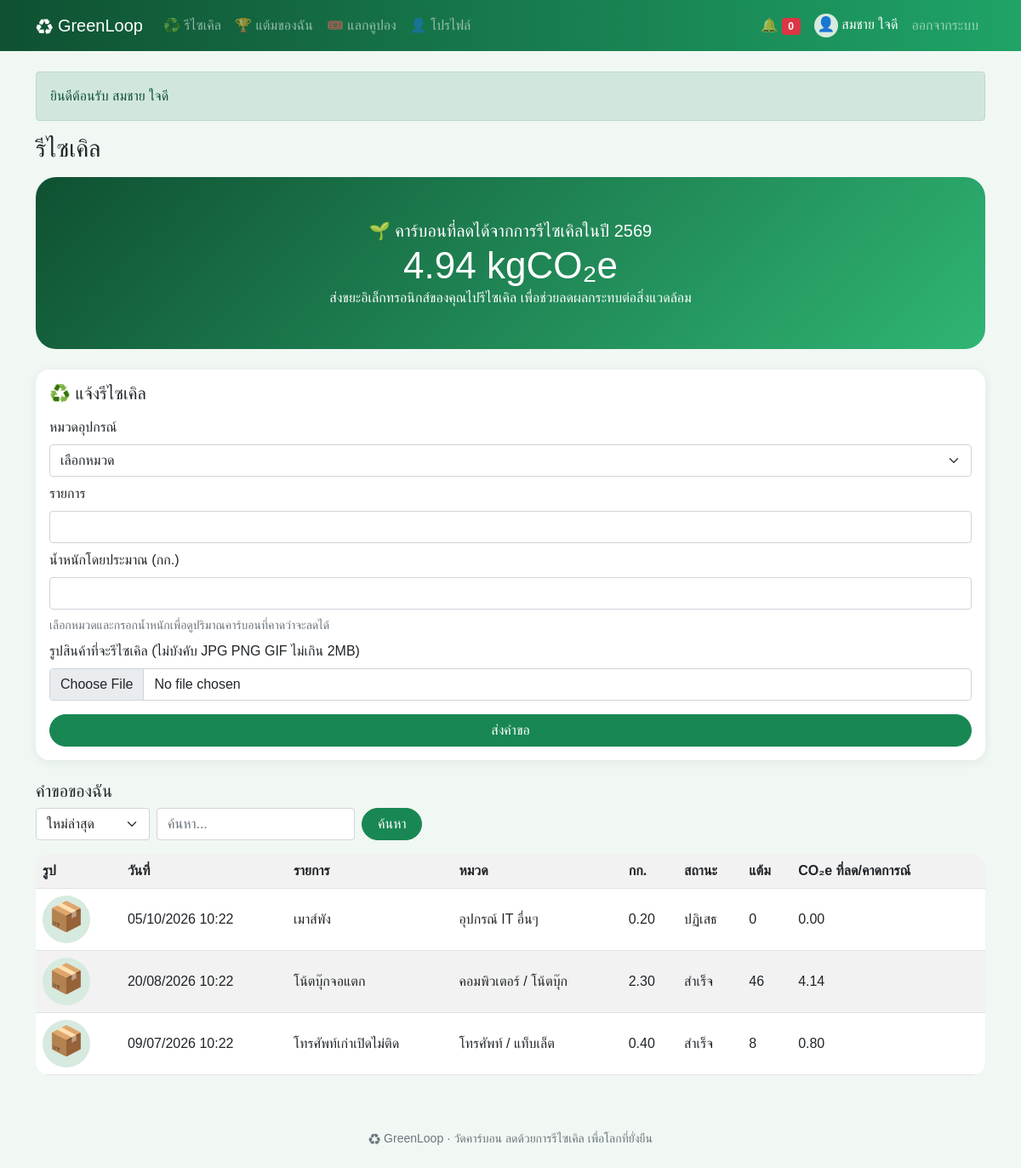
The app's page /recycle.php (signed in) with its own data.
### tables this page shows
CREATE TABLE users (
    id INT AUTO_INCREMENT PRIMARY KEY,
    name VARCHAR(100) NOT NULL,
    email VARCHAR(100) NOT NULL UNIQUE,
    phone VARCHAR(10) NOT NULL,
    avatar VARCHAR(50) NOT NULL DEFAULT '' COMMENT 'ชื่อไฟล์รูปโปรไฟล์ใน uploads/',
    password VARCHAR(255) NOT NULL,
    question VARCHAR(100) NOT NULL COMMENT 'คำถามกันลืมรหัสผ่านที่สมาชิกเลือก',
    answer VARCHAR(255) NOT NULL COMMENT 'คำตอบกันลืมรหัสผ่าน (เข้ารหัส)',
    role ENUM('user','admin') NOT NULL DEFAULT 'user',
    status ENUM('active','suspended') NOT NULL DEFAULT 'active',
    points INT NOT NULL DEFAULT 0,
    created_at DATETIME NOT NULL DEFAULT CURRENT_TIMESTAMP
);

CREATE TABLE recycles (
    id INT AUTO_INCREMENT PRIMARY KEY,
    user_id INT NOT NULL,
    category_id INT NOT NULL,
    item_name VARCHAR(150) NOT NULL,
    weight_kg DECIMAL(6,2) NOT NULL,
    image VARCHAR(50) NOT NULL DEFAULT '' COMMENT 'ชื่อไฟล์รูปสินค้าใน uploads/',
    status ENUM('pending','done','rejected') NOT NULL DEFAULT 'pending',
    points INT NOT NULL DEFAULT 0,
    co2_kg DECIMAL(8,2) NOT NULL DEFAULT 0,
    created_at DATETIME NOT NULL DEFAULT CURRENT_TIMESTAMP,
    FOREIGN KEY (user_id) REFERENCES users (id) ON DELETE CASCADE,
    FOREIGN KEY (category_id) REFERENCES categories (id)
);

CREATE TABLE categories (
    id INT AUTO_INCREMENT PRIMARY KEY,
    name VARCHAR(100) NOT NULL,
    co2_per_kg DECIMAL(6,2) NOT NULL
);

### recycle.php (the view, shortened to what this page needs)
<?php
require 'init.php';
$u = need_login();
$sort = g('sort') == 'weight' ? 'r.weight_kg DESC' : 'r.id DESC';
$rows = all("SELECT r.*, c.name AS category, c.co2_per_kg FROM recycles r JOIN categories c ON c.id = r.category_id
    WHERE r.user_id = ? AND r.item_name LIKE ? ORDER BY $sort", [$u['id'], like()]);
$year = date('Y');
$saved = val("SELECT COALESCE(SUM(co2_kg), 0) FROM recycles WHERE user_id = ? AND status = 'done' AND YEAR(created_at) = ?", [$u['id'], $year]);
head('รีไซเคิล');
?>
<div class="hero text-center mb-4">
  <p class="lead mb-0">🌱 คาร์บอนที่ลดได้จากการรีไซเคิลในปี <?= $year + 543 ?></p>
  <div class="big"><?= number_format($saved, 2) ?> kgCO₂e</div>
  <p class="mb-0">ส่งขยะอิเล็กทรอนิกส์ของคุณไปรีไซเคิล เพื่อช่วยลดผลกระทบต่อสิ่งแวดล้อม</p>
</div>
<form method="post" enctype="multipart/form-data" class="card card-body mb-4">
  <h5 id="recycle-form">♻️ แจ้งรีไซเคิล</h5>
  <label class="form-label mt-2">หมวดอุปกรณ์</label>
  <select class="form-select" id="recycle-category" name="category_id" required>
    <option value="">เลือกหมวด</option>
  </select>
  <?php input('รายการ', 'item_name', 'text', '', 'required minlength="3"') ?>
  <div id="recycle-estimate" class="form-text mt-2" aria-live="polite">เลือกหมวดและกรอกน้ำหนักเพื่อดูปริมาณคาร์บอนที่คาดว่าจะลดได้</div>
  <button class="btn btn-success mt-3">ส่งคำขอ</button>
</form>
<h5>คำขอของฉัน</h5>
<?php search('<select class="form-select w-auto" name="sort"><option value="">ใหม่ล่าสุด</option><option value="weight"' . (g('sort') == 'weight' ? ' selected' : '') . '>น้ำหนักมากสุด</option></select>') ?>
<div class="table-responsive">
<table class="table table-striped bg-white align-middle">
  <tr><th>รูป</th><th>วันที่</th><th>รายการ</th><th>หมวด</th><th>กก.</th><th>สถานะ</th><th>แต้ม</th><th>CO₂e ที่ลด/คาดการณ์</th><th></th></tr>
  <?php foreach ($rows as $r): ?>
    <tr>
      <td><?= pic($r['image'], 56, '📦', true) ?></td><td><?= dt($r['created_at']) ?></td><td><?= e($r['item_name']) ?></td><td><?= e($r['category']) ?></td>
      <td><?= $r['weight_kg'] ?></td><td><?= STATUS[$r['status']] ?></td><td><?= $r['points'] ?></td><td><?= $r['status'] == 'pending' ? number_format($r['weight_kg'] * $r['co2_per_kg'], 2) . ' (ประมาณ)' : $r['co2_kg'] ?></td>
      <td><?php if ($r['status'] == 'pending'): ?>
      <?php endif; ?></td>
    </tr>
  <?php endforeach; ?>
</table>
</div>
<?php foot() ?>

### init.php (shortened to what this page needs)
<?php
$db = new PDO('mysql:host=localhost;dbname=greenloop;charset=utf8mb4', 'root', '');
$db->setAttribute(PDO::ATTR_ERRMODE, PDO::ERRMODE_EXCEPTION);
$db->setAttribute(PDO::ATTR_DEFAULT_FETCH_MODE, PDO::FETCH_ASSOC);
function q($sql, $p = [])
{
    global $db;
    $s = $db->prepare($sql);
    $s->execute($p);
    return $s;
}
function all($sql, $p = []) { return q($sql, $p)->fetchAll(); }
function one($sql, $p = []) { return q($sql, $p)->fetch(); }
function val($sql, $p = []) { return q($sql, $p)->fetchColumn(); }
function e($s) { return htmlspecialchars($s ?? '', ENT_QUOTES); }
function g($k, $d = '') { return trim($_GET[$k] ?? $d); }
function like() { return '%' . g('q') . '%'; }
function dt($s) { return $s ? date('d/m/Y H:i', strtotime($s)) : '-'; }
function inbox() { return me()['role'] == 'admin' ? null : me()['id']; }
function pic($file, $size = 40, $icon = '👤', $link = false)
{
    if (!$file) return "<span class='pic' style='width:{$size}px;height:{$size}px;font-size:" . $size * .6 . "px'>$icon</span>";
    $img = "<img class='pic' src='" . UP . "uploads/$file' width='$size' height='$size' alt=''>";
    return $link ? "<a href='" . UP . "uploads/$file' target='_blank'>$img</a>" : $img;
}
function me()
{
    static $u;
    if (!$u && isset($_SESSION['uid'])) $u = one("SELECT * FROM users WHERE id = ? AND status = 'active'", [$_SESSION['uid']]);
    return $u;
}
function need_login()
{
    if (!me()) go(UP . 'login.php', 'กรุณาเข้าสู่ระบบก่อน', 'warning');
    return me();
}
function input($label, $name, $type = 'text', $value = '', $attr = 'required')
{
    echo "<label class='form-label mt-2'>$label</label><input class='form-control' type='$type' name='$name' value='" . e($value) . "' $attr>";
}
function search($extra = '')
{
    echo "<form class='d-flex flex-wrap gap-2 mb-3 d-print-none'>$extra<input class='form-control w-auto' name='q' value='" . e(g('q')) . "' placeholder='ค้นหา...'><button class='btn btn-success'>ค้นหา</button></form>";
}
function head($title, $show = true)
{
    $u = me();
    $menu = !$u ? [] : ($u['role'] == 'admin' ? MENU_ADMIN : MENU_USER);
    ?>
<!doctype html>
<html lang="th">
<head>
<link rel="stylesheet" href="<?= UP ?>assets/bootstrap.min.css">
<link rel="stylesheet" href="<?= UP ?>assets/style.css">
</head>
<body>
<nav class="navbar navbar-expand-lg navbar-dark d-print-none">
  <div class="container">
    <a class="navbar-brand" href="<?= UP ?>index.php">♻ GreenLoop</a>
    <div class="collapse navbar-collapse" id="menu">
      <div class="navbar-nav me-auto">
        <?php foreach ($menu as $file => $name): ?>
          <a class="nav-link" href="<?= UP . $file ?>"><?= $name ?></a>
        <?php endforeach; ?>
      </div>
      <div class="navbar-nav align-items-lg-center">
        <?php if (!$u): ?>
          <a class="nav-link" href="<?= UP ?>login.php">เข้าสู่ระบบ</a>
          <a class="nav-link" href="<?= UP ?>register.php">สมัครสมาชิก</a>
        <?php else: ?>
          <a class="nav-link" href="<?= UP ?>notifications.php">🔔 <span class="badge bg-danger"><?= val('SELECT COUNT(*) FROM notifications WHERE is_read = 0 AND user_id <=> ?', [inbox()]) ?></span></a>
          <span class="navbar-text text-white mx-2"><?= pic($u['avatar'], 28) ?> <?= e($u['name']) ?></span>
          <a class="nav-link" href="<?= UP ?>logout.php">ออกจากระบบ</a>
        <?php endif; ?>
      </div>
    </div>
  </div>
</nav>
<main class="container py-4">
<?php if (isset($_SESSION['flash'])): ?>
  <div class="alert alert-<?= $_SESSION['flash'][1] ?>"><?= e($_SESSION['flash'][0]) ?></div>
<?php unset($_SESSION['flash']); endif; ?>
<?php if ($show): ?><h3 class="mb-3"><?= $title ?></h3><?php endif; ?>
    <?php
}
function foot()
{
    echo '</main><footer class="text-center text-muted small py-4 d-print-none">♻ GreenLoop · วัดคาร์บอน ลดด้วยการรีไซเคิล เพื่อโลกที่ยั่งยืน</footer>'
        . '<script src="' . UP . 'assets/bootstrap.bundle.min.js"></script></body></html>';
}

### assets/style.css (style rules this page uses)
body { background: #f1f7f3; font-family: "Leelawadee UI", Tahoma, sans-serif; }
.navbar { background: linear-gradient(90deg, #0f5132, #1fa367); }
.btn { border-radius: 50px; padding-left: 18px; padding-right: 18px; }
.card { border: 0; border-radius: 16px; box-shadow: 0 2px 12px rgba(15, 81, 50, .08); }
.hero { background: linear-gradient(135deg, #0f5132, #2fb574); color: #fff; border-radius: 24px; padding: 48px 32px; }
.big { font-size: 44px; line-height: 1.2; }
.table { border-radius: 16px; overflow: hidden; }
.pic { display: inline-block; object-fit: cover; border-radius: 50%; background: #d7eadf; text-align: center; vertical-align: middle; }

### records on screen
users: role "♻️ รีไซเคิล", role "🏆 แต้มของฉัน", role "🎟️ แลกคูปอง", role "👤 โปรไฟล์", name "สมชาย ใจดี"
recycles: created_at "05/10/2026 10:22", item_name "เมาส์พัง", category.name "อุปกรณ์ IT อื่นๆ", weight_kg "0.20", status "ปฏิเสธ", points "0", co2_kg "0.00"
recycles: created_at "20/08/2026 10:22", item_name "โน้ตบุ๊กจอแตก", category.name "คอมพิวเตอร์ / โน้ตบุ๊ก", weight_kg "2.30", status "สำเร็จ", points "46", co2_kg "4.14"
recycles: created_at "09/07/2026 10:22", item_name "โทรศัพท์เก่าเปิดไม่ติด", category.name "โทรศัพท์ / แท็บเล็ต", weight_kg "0.40", status "สำเร็จ", points "8", co2_kg "0.80"

### other values on screen
$icon "👤"
$_SESSION['flash'][0] "ยินดีต้อนรับ สมชาย ใจดี"
$title "รีไซเคิล"
$saved "4.94"
$label "รายการ น้ำหนักโดยประมาณ (กก.) รูปสินค้าที่จะรีไซเคิล (ไม่บังคับ JPG PNG GIF ไม่เกิน 2MB)"
